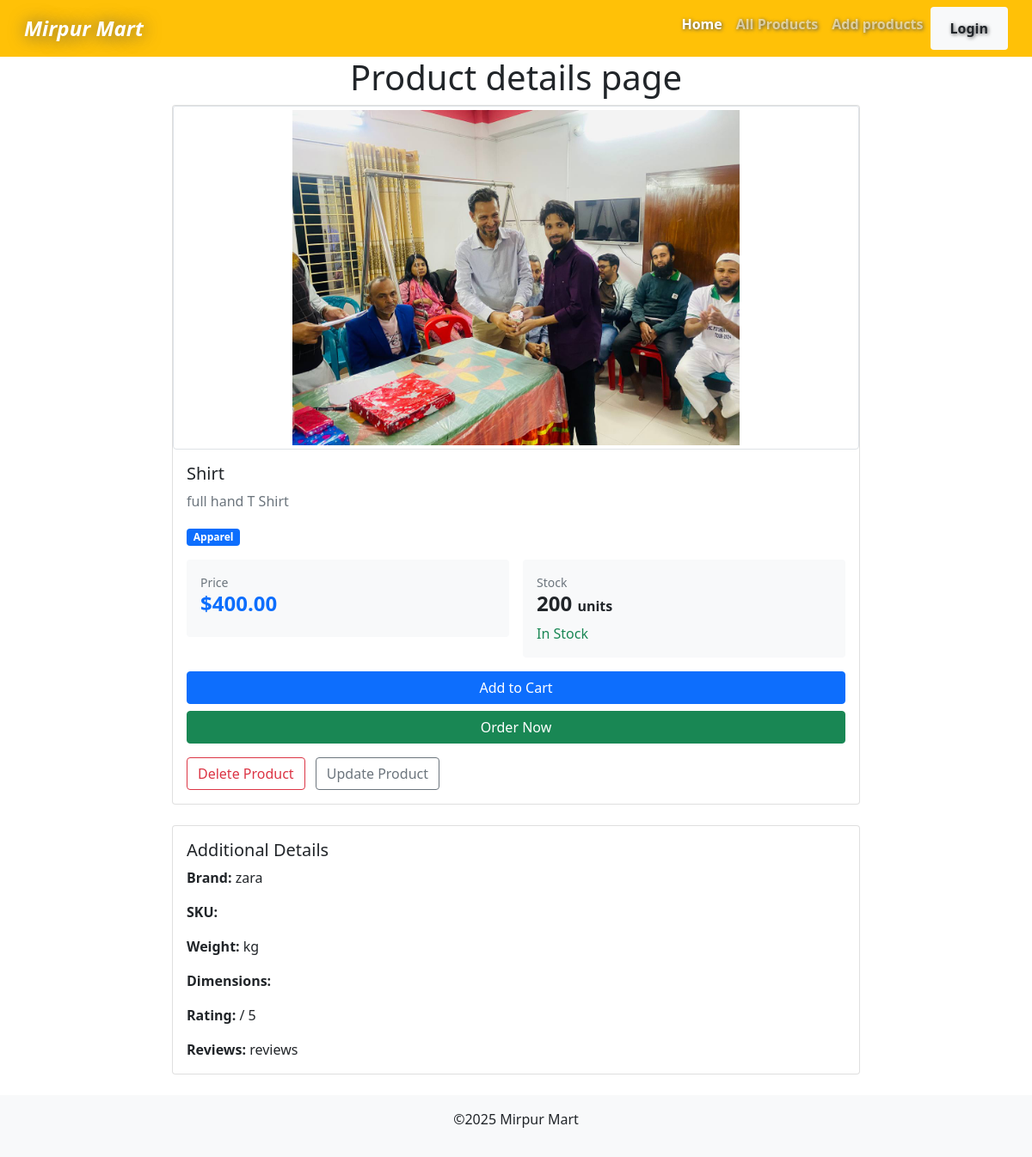
The page /product/2/ on the database as committed earlier.
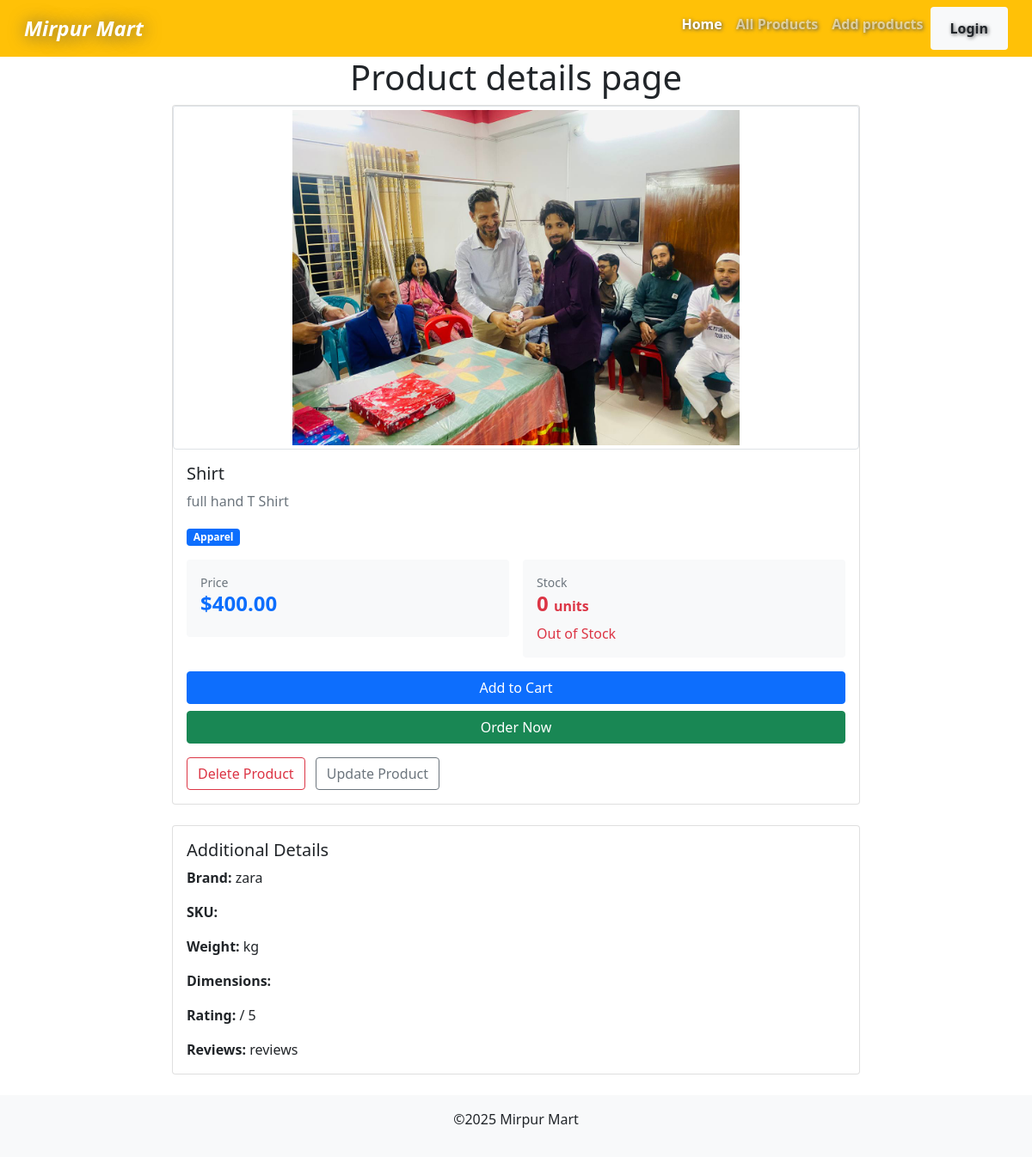
The same page on the database as committed later.
### products/models.py (models this page shows, shortened)
class Product(models.Model):
    name = models.CharField(max_length=255)
    description = models.TextField(max_length=200)
    price = models.DecimalField(max_digits=10, decimal_places=2)
    category = models.CharField(max_length=100)
    brand = models.CharField(max_length=100)
    is_available = models.BooleanField(default=True)
    stock_quantity = models.IntegerField(default=0)
    image = models.ImageField(upload_to='product/images/', null=True, blank=True)
    is_deleted = models.BooleanField(default=False)
    created_at = models.DateTimeField(auto_now_add=True)
    updated_at = models.DateTimeField(auto_now=True)

### products/views.py (the view)
# urls.py: path('product/<int:product_id>/', views.product_details, name='product_details'),
def product_details(request, product_id):
    productData = get_object_or_404(Product, id=product_id)
    if productData.is_deleted:
        return redirect('all_products')
    context = {
        'product': productData,
    }
    return render(request, 'product_page/product_details.html', context)

### products/templates/product_page/product_details.html (shortened to what this page needs)
{% extends 'base.html' %}  {% block content %}
<section>
  <div class="container">
    <h1 class="text-center">Product details page</h1>
    <div class="card mx-auto" style="max-width: 800px">
      {% if product.image %}
      <img
        src="{{ product.image.url }}"
        class="card-img-top img-thumbnail"
        style="
          width: 100%;
          height: auto;
          max-height: 400px;
          object-fit: contain;
        "
        alt="{{ product.name }}"
      />
      {% else %}
      <div class="text-center py-5">
        <span class="text-muted">No image available</span>
      </div>
      {% endif %}
      <div class="card-body">
        <h5 class="card-title">{{ product.name }}</h5>
        <p class="card-text text-muted">{{ product.description }}</p>
        <div class="mb-3">
          <span class="badge bg-primary">{{ product.category }}</span>
        </div>
        <div class="row g-3 mb-3">
          <div class="col-sm-6">
            <div class="p-3 bg-light rounded">
              <small class="text-muted d-block">Price</small>
              <h4 class="text-primary fw-bold">${{ product.price }}</h4>
            </div>
          </div>
          <div class="col-sm-6">
            <div class="p-3 bg-light rounded">
              <small class="text-muted d-block">Stock</small>
              {% if product.is_available %}
                <h4 class="fw-bold">
                  {{ product.stock_quantity }} <span class="fs-6">units</span>
                </h4>
                <span class="text-success">In Stock</span>
              {% else %}
                <h4 class="fw-bold text-danger">0 <span class="fs-6">units</span></h4>
                <span class="text-danger">Out of Stock</span>
              {% endif %}
            </div>
          </div>
        </div>
        <div class="d-grid gap-2">
          <button class="btn btn-primary" type="button">Add to Cart</button>
          <button class="btn btn-success" type="button">Order Now</button>
        </div>
        <div class="mt-3">
          <form method="post" action="{% url 'delete_product' product.id %}" style="display:inline">
            <button type="submit" class="btn btn-outline-danger" onclick="return confirm('Delete this product?');">Delete Product</button>
          </form>
          <a href="{% url 'update_product' product.id %}" class="btn btn-outline-secondary ms-2">Update Product</a>
        </div>
      </div>
    </div>
    <div class="card mx-auto mt-4" style="max-width: 800px">
      <div class="card-body">
        <h5 class="card-title">Additional Details</h5>
        <p class="card-text"><strong>Brand:</strong> {{ product.brand }}</p>
        <p class="card-text"><strong>SKU:</strong> {{ product.sku }}</p>
        <p class="card-text">
          <strong>Weight:</strong> {{ product.weight }} kg
        </p>
        <p class="card-text">
          <strong>Dimensions:</strong> {{ product.dimensions }}
        </p>
        <p class="card-text">
          <strong>Rating:</strong> {{ product.rating }} / 5
        </p>
        <p class="card-text">
          <strong>Reviews:</strong> {{ product.reviews_count }} reviews
        </p>
      </div>
    </div>
  </div>
</section>
{% endblock content %}

Rows that differ between the two databases and show on the page:
changed Product "Shirt": is_available True → False (drawn); stock_quantity "200" → (not shown)
Other text that changed with them:
text no longer shown: "In Stock"
text now shown: "0 Out of Stock"
